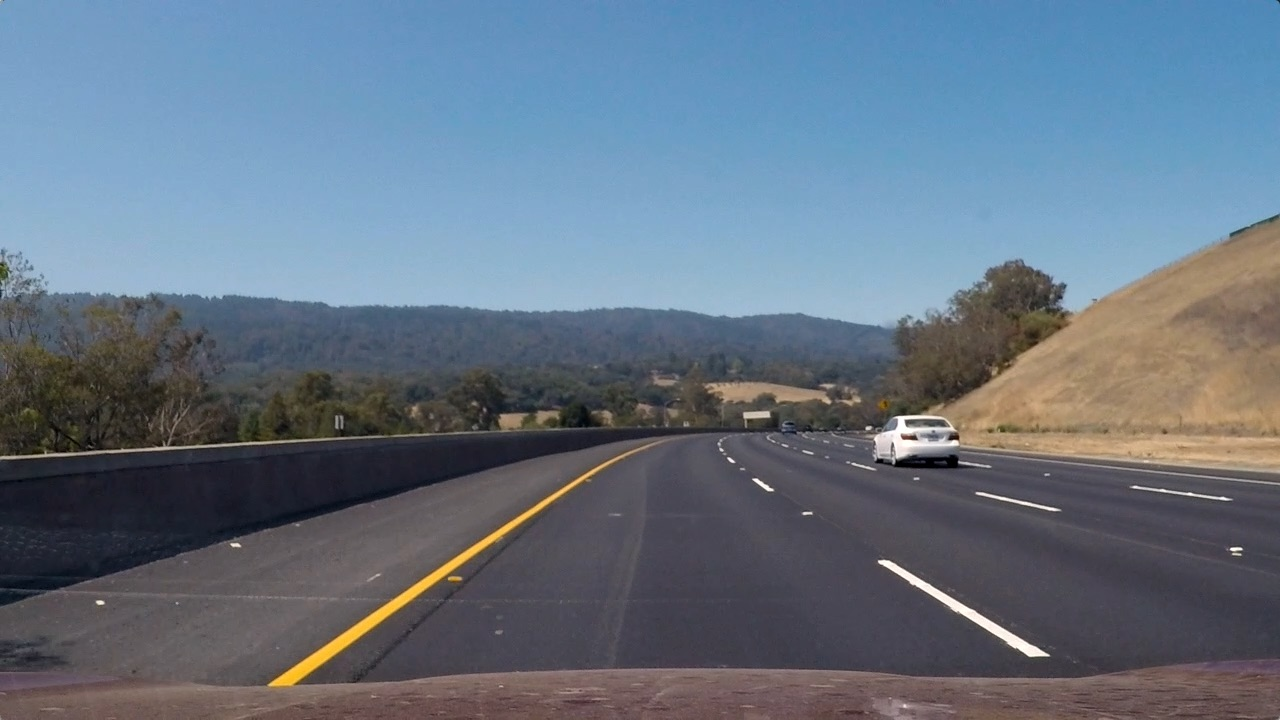
#> input picture Task-2/test3.jpg, 1280 x 720 px
$ jupyter execute --allow-errors Perspective_task.ipynb   (shell and % lines are left out)
#> lines starting #> are read from the running program, lines starting #| are printed output that depends on the picture
#> further down, task_image is the input picture: shape (720, 1280, 3); mean R, G, B 101.1, 115.3, 130.7
[cell 1]
import numpy as np
import cv2
import glob
import matplotlib.pyplot as plt
import matplotlib.image as mpimg

[cell 2]
def cameraCalibrate(image):
    # Compute the camera calibration matrix and distortion coefficients given a set of chessboard images.
    #read in and make a list of calibration images
    images = glob.glob('./camera_cal/calibration*.jpg')

    #Arrays to store objects points and image points from all the images
    objpoints = [] #3d points
    imgpoints = [] #2d points

    #prepare points
    objp  = np.zeros((9*6,3),np.float32)
    objp[:,:2] = np.mgrid[0:9,0:6].T.reshape(-1,2)

    for fname in images:
        #read in each image
        img = mpimg.imread(fname)
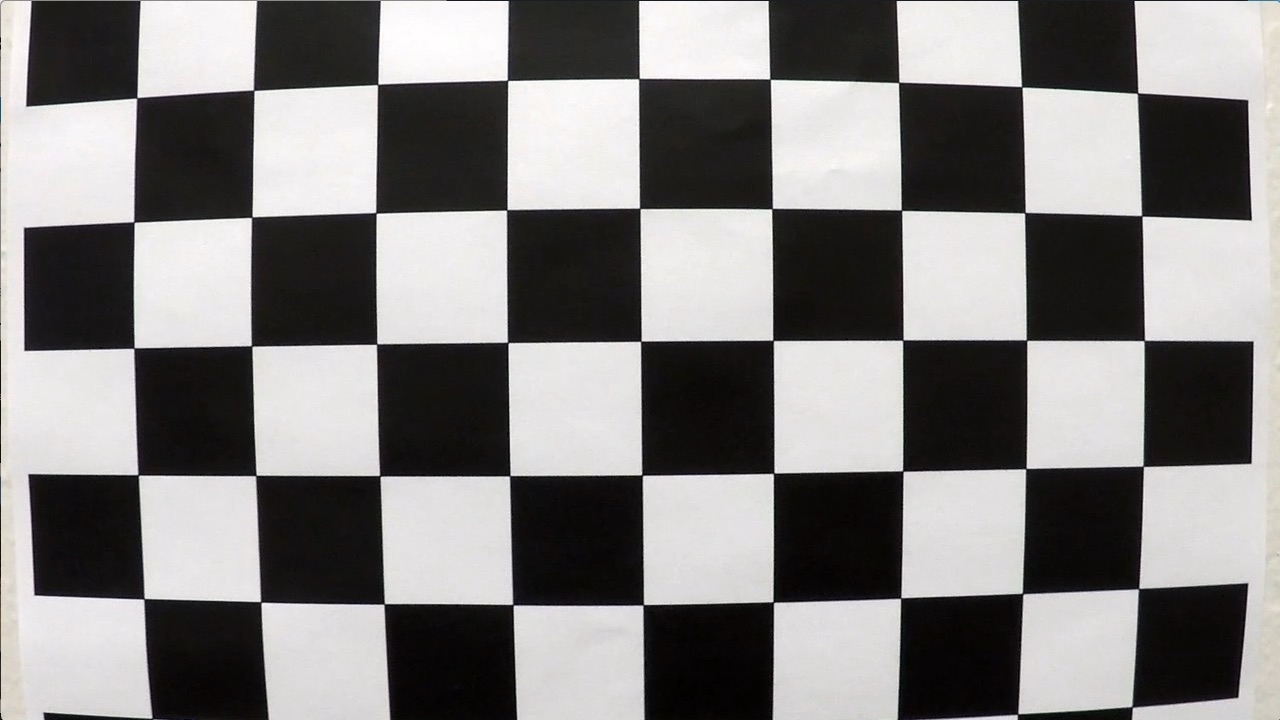
#> input picture Task-2/camera_cal/calibration1.jpg, 1280 x 720 px
#> img is the input picture: shape (720, 1280, 3); mean R, G, B 130.1, 128.4, 127.8
        #convert image to gray scale
        gray  = cv2.cvtColor(img,cv2.COLOR_RGB2GRAY)
        #find corners
        ret,corners = cv2.findChessboardCorners(gray,(9,6),None)
#> ret = False; corners = None
        if ret == True:
            imgpoints.append(corners)
            objpoints.append(objp)

    shape =(img.shape[1],img.shape[0])
#> shape = (1280, 720)
    ret, mtx, dist, rvect, tvect = cv2.calibrateCamera(objpoints,imgpoints,shape,None,None)

    #undistored the image
    undistorted_image = cv2.undistort(image, mtx, dist, None, mtx)
    return undistorted_image

## Load Task Image

[cell 3]
task_image = mpimg.imread('./test3.jpg')

f, (ax1,ax2) = plt.subplots(1, 2, figsize=(20,10))
ax1.set_title('Original image', fontsize=20)
ax1.imshow(task_image)
ax2.set_title('calibrated image', fontsize=20)
#> (the rest of this cell did not finish here and is left out)

## Src Points

[cell 4]
src = np.float32([[390,600],[585,475],
                  [750,475],[960,600]])

f, (ax1) = plt.subplots(1, 1, figsize=(20,10))
ax1.set_title('Source Area', fontsize=20)
ax1.imshow(task_image)
ordered_y = [src[0][1],src[1][1],src[2][1],src[3][1],src[0][1]]
ordered_x = [src[0][0],src[1][0],src[2][0],src[3][0],src[0][0]]
ax1.plot(ordered_x,ordered_y , color='red', alpha=0.7,
    linewidth=3, solid_capstyle='round', zorder=2)
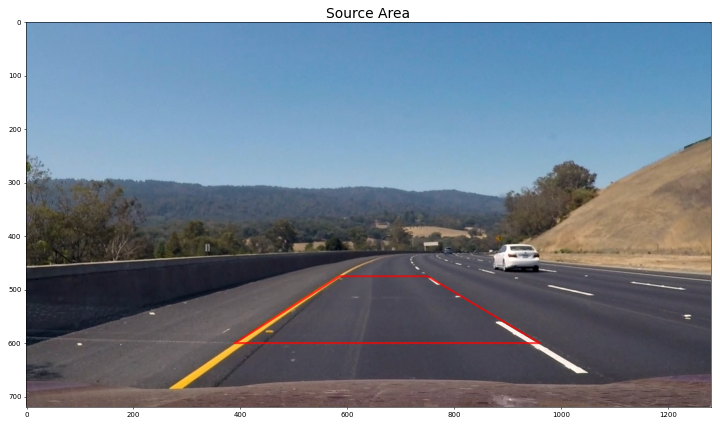
#> figure drawn by matplotlib, 1 panel

## Dst Points

[cell 5]
dst = np.float32([[320, task_image.shape[0]],[320,0],
                  [950,0],[950, task_image.shape[0]]])

f, (ax1) = plt.subplots(1, 1, figsize=(20,10))
ax1.set_title('Destination Area', fontsize=20)
ax1.imshow(task_image)
ordered_y = [dst[0][1],dst[1][1],dst[2][1],dst[3][1],dst[0][1]]
#> ordered_y = [720, 0, 0, 720, 720]
ordered_x = [dst[0][0],dst[1][0],dst[2][0],dst[3][0],dst[0][0]]
#> ordered_x = [320, 320, 950, 950, 320]
ax1.plot(ordered_x,ordered_y , color='red', alpha=0.7,
    linewidth=3, solid_capstyle='round', zorder=2)
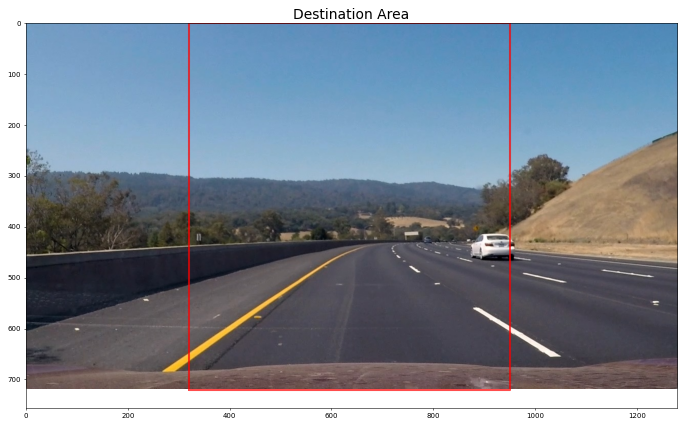
#> figure drawn by matplotlib, 1 panel
